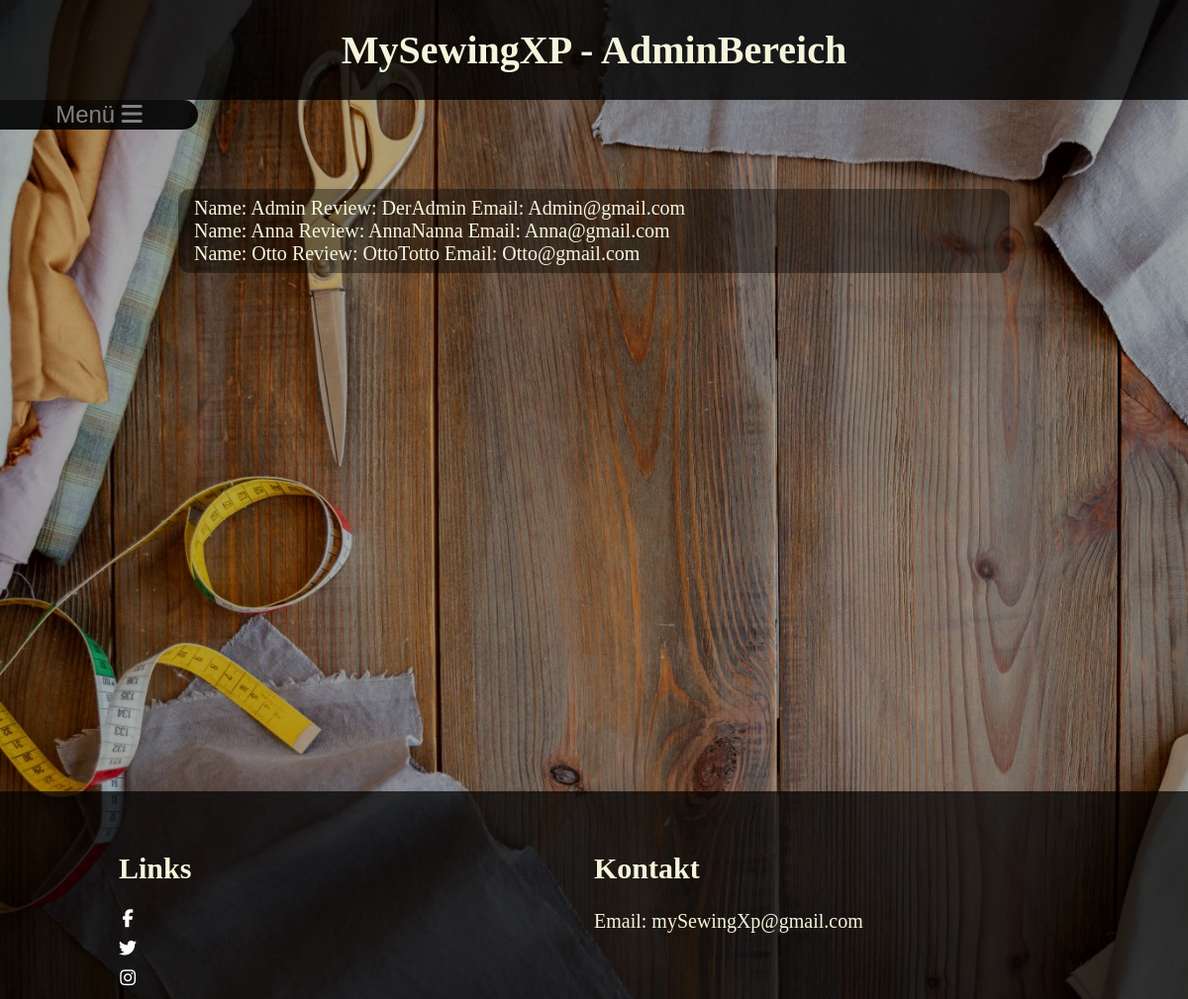
Page /Sewing/adminbereich.php on the committed database.
### tables this page shows
CREATE TABLE `users` (
  `user_name` varchar(100) NOT NULL,
  `password` varchar(100) NOT NULL,
  `email` varchar(100) NOT NULL,
  `isAdmin` tinyint(1) DEFAULT NULL,
  PRIMARY KEY (`user_name`)
);

### Sewing/adminbereich.php (the view, shortened to what this page needs)
<?php
$pdo = new PDO('mysql:host=localhost;dbname=sewingdb', DB_USER, DB_PASSWORD);
?>
<html>
<head>
    <link rel="stylesheet" href="assets/css/index.css" />
    <link rel="stylesheet" href="assets/css/sideNav.css" />
    <link rel="stylesheet" href="https://cdnjs.cloudflare.com/ajax/libs/font-awesome/4.7.0/css/font-awesome.min.css">
</head>
<body class="is-preload">
<div id="page-wrapper">
    <div id="overlay">
        <div id="headline">
            <h1>MySewingXP - AdminBereich</h1>
        </div>
        <?php
        include('sidenav.php');
        ?>
        <div class="page-content">
            <?php
            $sql = "SELECT * FROM users";
            foreach ($pdo->query($sql) as $row) {
                echo "Name: " . $row['user_name'] . " Review: " . $row['password'] ." Email: ". $row['email'] ."<br />";
            }
            ?>
        </div>
    </div>
    <?php
    include('footer.php');
    ?>
</div>
</body>
</html>

### Sewing/assets/css/index.css (style rules this page uses)
html, body { min-height: 100%; min-width: 100%; color: beige; font-size: 20px; }
body { background-image: url("../../images/bg.jpg"); background-size: cover; background-attachment: fixed; margin-left: 0; margin-top: 0; margin-bottom: 0; z-index: 2; color: beige; }
#overlay { background-color: rgba(0,0,0,0.3); background-attachment: fixed; background-size: cover; min-height: 100vh; }
#headline { text-align: center; background-color: rgba(0,0,0,0.8); z-index: 1; overflow: hidden; color: beige; font-family: "Gabriola"; }
.page-content { margin-top: 5%; margin-left: 15%; margin-right: 15%; background-color: rgba(0, 0, 0, 0.4); border-radius: 12px; padding: 8px 16px 8px; font-family: "Comic Sans MS"; }

### rows in the picture
users: user_name "Admin", password "DerAdmin", email "Admin@gmail.com"
users: user_name "Anna", password "AnnaNanna", email "Anna@gmail.com"
users: user_name "Otto", password "OttoTotto", email "Otto@gmail.com"
